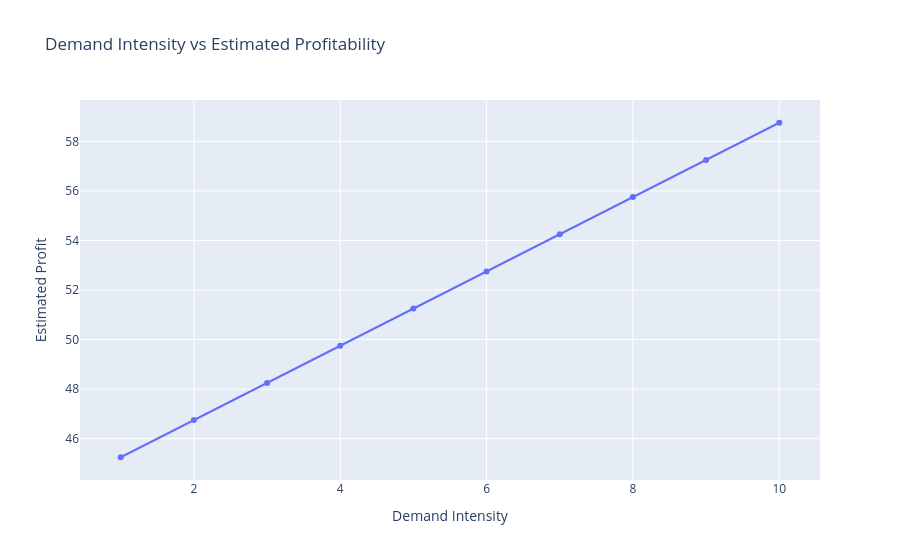

The notebook cell saved with this chart:
### Code cell
import plotly.express as px

fig = px.line(
    pricing_df,
    x="Demand Intensity",
    y="Estimated Profit",
    title="Demand Intensity vs Estimated Profitability",
    markers=True
)

fig.show()

### Figure 1 — Plotly figure (JSON) as saved in the notebook; plotly's stock layout.template omitted (floating-point values rounded to 4 significant figures)
{"data": [{"hovertemplate": "Demand Intensity=%{x}<br>Estimated Profit=%{y}<extra></extra>", "legendgroup": "", "line": {"color": "#636efa", "dash": "solid"}, "marker": {"symbol": "circle"}, "mode": "lines+markers", "name": "", "orientation": "v", "showlegend": false, "type": "scatter", "x": [1, 2, 3, 4, 5, 6, 7, 8, 9, 10], "xaxis": "x", "y": [45.25, 46.75, 48.25, 49.75, 51.25, 52.75, 54.25, 55.75, 57.25, 58.75], "yaxis": "y"}], "layout": {"legend": {"tracegroupgap": 0}, "title": {"text": "Demand Intensity vs Estimated Profitability"}, "xaxis": {"anchor": "y", "domain": [0, 1], "title": {"text": "Demand Intensity"}}, "yaxis": {"anchor": "x", "domain": [0, 1], "title": {"text": "Estimated Profit"}}}}
